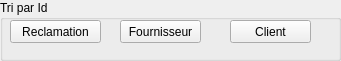
    <widget class="QGroupBox" name="groupBox_11">
     <property name="geometry">
      <rect>
       <x>70</x>
       <y>420</y>
       <width>341</width>
       <height>61</height>
      </rect>
     </property>
     <property name="styleSheet">
      <string notr="true"/>
     </property>
     <property name="title">
      <string>Tri par Id</string>
     </property>
     <widget class="QPushButton" name="TriR_Idr">
      <property name="geometry">
       <rect>
        <x>10</x>
        <y>20</y>
        <width>91</width>
        <height>23</height>
       </rect>
      </property>
      <property name="styleSheet">
       <string notr="true"/>
      </property>
      <property name="text">
       <string>Reclamation</string>
      </property>
     </widget>
     <widget class="QPushButton" name="TriR_Idf">
      <property name="geometry">
       <rect>
        <x>120</x>
        <y>20</y>
        <width>81</width>
        <height>23</height>
       </rect>
      </property>
      <property name="styleSheet">
       <string notr="true"/>
      </property>
      <property name="text">
       <string>Fournisseur</string>
      </property>
     </widget>
     <widget class="QPushButton" name="TriR_Idc">
      <property name="geometry">
       <rect>
        <x>230</x>
        <y>20</y>
        <width>81</width>
        <height>23</height>
       </rect>
      </property>
      <property name="styleSheet">
       <string notr="true"/>
      </property>
      <property name="text">
       <string>Client</string>
      </property>
     </widget>
    </widget>
